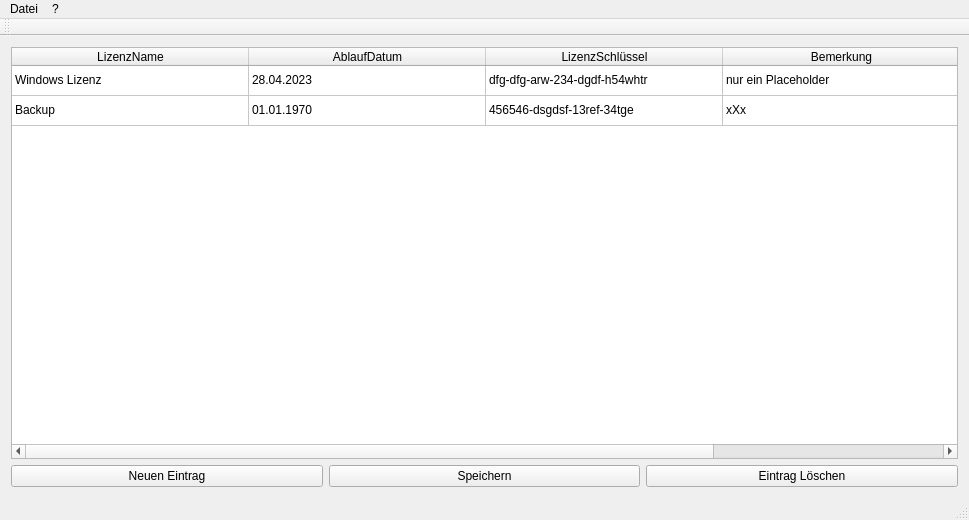
<?xml version="1.0" encoding="UTF-8"?>
<ui version="4.0">
 <class>MainWindow</class>
 <widget class="QMainWindow" name="MainWindow">
  <property name="geometry">
   <rect>
    <x>0</x>
    <y>0</y>
    <width>969</width>
    <height>520</height>
   </rect>
  </property>
  <property name="windowTitle">
   <string>MainWindow</string>
  </property>
  <widget class="QWidget" name="centralWidget">
   <property name="enabled">
    <bool>true</bool>
   </property>
   <layout class="QGridLayout" name="gridLayout_2">
    <item row="8" column="0" rowspan="2">
     <layout class="QHBoxLayout" name="horizontalLayout_2">
      <item>
       <widget class="QPushButton" name="newEntryButton">
        <property name="text">
         <string>Neuen Eintrag</string>
        </property>
       </widget>
      </item>
      <item>
       <widget class="QPushButton" name="saveButton">
        <property name="text">
         <string>Speichern</string>
        </property>
       </widget>
      </item>
      <item>
       <widget class="QPushButton" name="deleteButton">
        <property name="text">
         <string>Eintrag Löschen</string>
        </property>
       </widget>
      </item>
     </layout>
    </item>
    <item row="0" column="0">
     <widget class="QTableWidget" name="lizenzTable">
      <property name="whatsThis">
       <string>&lt;html&gt;&lt;head/&gt;&lt;body&gt;&lt;p&gt;Dies ist ein kleines Tool zum Verwalten von Lizenz-Keys&lt;/p&gt;&lt;/body&gt;&lt;/html&gt;</string>
      </property>
      <property name="editTriggers">
       <set>QAbstractItemView::AnyKeyPressed|QAbstractItemView::DoubleClicked|QAbstractItemView::EditKeyPressed</set>
      </property>
      <property name="gridStyle">
       <enum>Qt::SolidLine</enum>
      </property>
      <attribute name="horizontalHeaderVisible">
       <bool>true</bool>
      </attribute>
      <attribute name="horizontalHeaderCascadingSectionResizes">
       <bool>true</bool>
      </attribute>
      <attribute name="horizontalHeaderDefaultSectionSize">
       <number>237</number>
      </attribute>
      <attribute name="horizontalHeaderStretchLastSection">
       <bool>false</bool>
      </attribute>
      <attribute name="verticalHeaderVisible">
       <bool>false</bool>
      </attribute>
      <attribute name="verticalHeaderCascadingSectionResizes">
       <bool>false</bool>
      </attribute>
      <row>
       <property name="text">
        <string>0</string>
       </property>
      </row>
      <row>
       <property name="text">
        <string>1</string>
       </property>
      </row>
      <column>
       <property name="text">
        <string>LizenzName</string>
       </property>
      </column>
      <column>
       <property name="text">
        <string>AblaufDatum</string>
       </property>
      </column>
      <column>
       <property name="text">
        <string>LizenzSchlüssel</string>
       </property>
      </column>
      <column>
       <property name="text">
        <string>Bemerkung</string>
       </property>
      </column>
      <item row="0" column="0">
       <property name="text">
        <string>Windows Lizenz</string>
       </property>
      </item>
      <item row="0" column="1">
       <property name="text">
        <string>28.04.2023</string>
       </property>
      </item>
      <item row="0" column="2">
       <property name="text">
        <string>dfg-dfg-arw-234-dgdf-h54whtr</string>
       </property>
      </item>
      <item row="0" column="3">
       <property name="text">
        <string>nur ein Placeholder</string>
       </property>
      </item>
      <item row="1" column="0">
       <property name="text">
        <string>Backup</string>
       </property>
      </item>
      <item row="1" column="1">
       <property name="text">
        <string>01.01.1970</string>
       </property>
      </item>
      <item row="1" column="2">
       <property name="text">
        <string>456546-dsgdsf-13ref-34tge</string>
       </property>
      </item>
      <item row="1" column="3">
       <property name="text">
        <string>xXx</string>
       </property>
      </item>
     </widget>
    </item>
   </layout>
  </widget>
  <widget class="QMenuBar" name="menuBar">
   <property name="geometry">
    <rect>
     <x>0</x>
     <y>0</y>
     <width>969</width>
     <height>31</height>
    </rect>
   </property>
   <widget class="QMenu" name="menuMen">
    <property name="title">
     <string>Datei</string>
    </property>
    <addaction name="separator"/>
    <addaction name="actionExit"/>
   </widget>
   <widget class="QMenu" name="menu">
    <property name="title">
     <string>?</string>
    </property>
    <addaction name="actionInfo"/>
   </widget>
   <addaction name="menuMen"/>
   <addaction name="menu"/>
  </widget>
  <widget class="QToolBar" name="mainToolBar">
   <attribute name="toolBarArea">
    <enum>TopToolBarArea</enum>
   </attribute>
   <attribute name="toolBarBreak">
    <bool>false</bool>
   </attribute>
  </widget>
  <widget class="QStatusBar" name="statusBar"/>
  <action name="actionExit">
   <property name="text">
    <string>Exit</string>
   </property>
  </action>
  <action name="actionInfo">
   <property name="text">
    <string>Info</string>
   </property>
  </action>
 </widget>
 <layoutdefault spacing="6" margin="11"/>
 <resources/>
 <connections/>
</ui>
